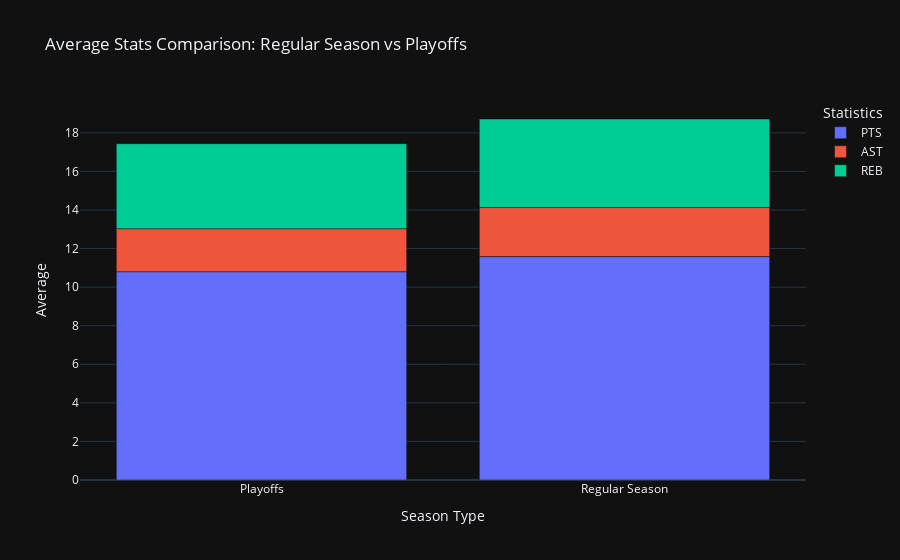

This figure's notebook cell:
### Markdown cell above
### Comparative Analysis: Regular Season vs Playoffs
Compare metrics such as points, assists, and rebounds during regualr seasons and playoffs.

### Code cell
# Group by 'SEASON_TYPE' and calculate the mean for selected stats
season_comparison = df.groupby('SEASON_TYPE')[['PTS', 'AST', 'REB']].mean().reset_index()

# Use Plotly to create an interactive bar chart with a dark theme
fig = px.bar(season_comparison, x='SEASON_TYPE', y=['PTS', 'AST', 'REB'],
             title='Average Stats Comparison: Regular Season vs Playoffs',
             labels={'value': 'Average', 'variable': 'Statistics'},
             template='plotly_dark')

fig.update_layout(xaxis_title='Season Type',
                  yaxis_title='Average',
                  legend_title_text='Statistics')

# Show the plot
fig.show()

### Figure 1 — Plotly figure (JSON) as saved in the notebook; plotly's stock layout.template omitted (floating-point values rounded to 4 significant figures)
{"data": [{"alignmentgroup": "True", "hovertemplate": "Statistics=PTS<br>SEASON_TYPE=%{x}<br>Average=%{y}<extra></extra>", "legendgroup": "PTS", "marker": {"color": "#636efa", "pattern": {"shape": ""}}, "name": "PTS", "offsetgroup": "PTS", "orientation": "v", "showlegend": true, "textposition": "auto", "type": "bar", "x": ["Playoffs", "Regular Season"], "xaxis": "x", "y": [10.8, 11.58], "yaxis": "y"}, {"alignmentgroup": "True", "hovertemplate": "Statistics=AST<br>SEASON_TYPE=%{x}<br>Average=%{y}<extra></extra>", "legendgroup": "AST", "marker": {"color": "#EF553B", "pattern": {"shape": ""}}, "name": "AST", "offsetgroup": "AST", "orientation": "v", "showlegend": true, "textposition": "auto", "type": "bar", "x": ["Playoffs", "Regular Season"], "xaxis": "x", "y": [2.231, 2.544], "yaxis": "y"}, {"alignmentgroup": "True", "hovertemplate": "Statistics=REB<br>SEASON_TYPE=%{x}<br>Average=%{y}<extra></extra>", "legendgroup": "REB", "marker": {"color": "#00cc96", "pattern": {"shape": ""}}, "name": "REB", "offsetgroup": "REB", "orientation": "v", "showlegend": true, "textposition": "auto", "type": "bar", "x": ["Playoffs", "Regular Season"], "xaxis": "x", "y": [4.406, 4.59], "yaxis": "y"}], "layout": {"barmode": "relative", "legend": {"title": {"text": "Statistics"}, "tracegroupgap": 0}, "title": {"text": "Average Stats Comparison: Regular Season vs Playoffs"}, "xaxis": {"anchor": "y", "domain": [0, 1], "title": {"text": "Season Type"}}, "yaxis": {"anchor": "x", "domain": [0, 1], "title": {"text": "Average"}}}}
